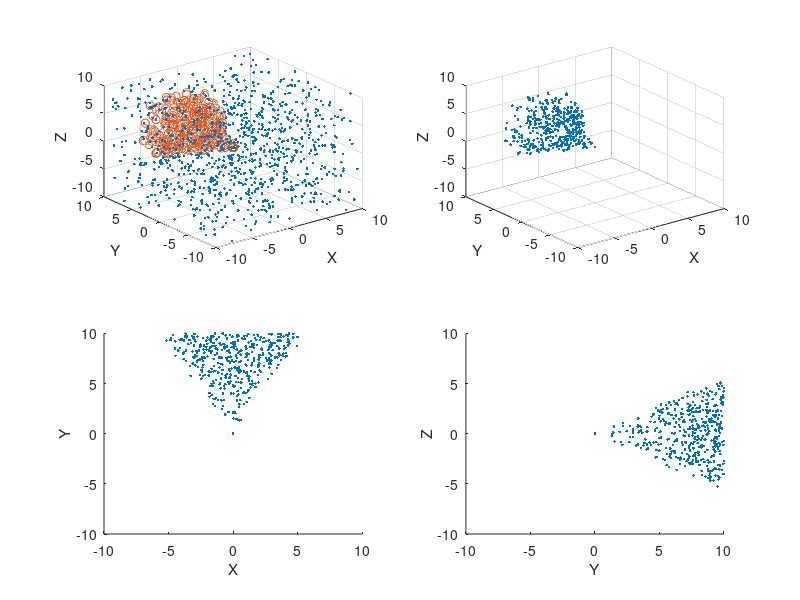

Recreate this plot in MATLAB.
clear;
close;
clc;
clf;

% Galaxies selection in 3D
% Assume observer at the origion
% Generation of random points within range
% These points are used as example of galaxies

range = 10;
size = 10000;
g_x = rand(1, size).*2.*range - range;
g_y = rand(1, size).*2.*range - range;
g_z = rand(1, size).*2.*range - range;

% Define the lightcone 
r_l = 2*range;
theta_l = pi/2;
phi_l = pi/2;
theta_o = pi/6;

axisRange = [-range, range];

% Reference Frame Rotation
% rotation around the z axis, clockwise by phi_i
g_x_bar = g_x .* cos(-phi_l) - g_y .* sin(-phi_l);
g_y_bar = g_x .* sin(-phi_l) + g_y .* cos(-phi_l);
g_z_bar = g_z;

% rotation around the y-axis, clockwise, by theta_i
% same as counter-clockwise by -theta_i
g_x_p = g_x_bar .* cos(-theta_l) + g_z_bar .* sin(-theta_l);
g_y_p = g_y_bar;
g_z_p = - g_x_bar .* sin(-theta_l) + g_z_bar .* cos(-theta_l);

% Convert it to sphereical polar 
g_r = sqrt(g_x_p .^ 2 + g_y_p .^ 2 + g_z_p .^ 2);
g_theta = real(acos(g_z_p ./ g_r));
% Don't need phi 

% Check and extract points inside the cone
g_x_inCone = [];
g_y_inCone = [];
g_z_inCone = [];
for i = 1:size
    if g_theta(i) <= theta_o
        g_x_inCone(i)  = g_x(i);
        g_y_inCone(i)  = g_y(i);
        g_z_inCone(i)  = g_z(i);
    end
end



% Main Plot 
subplot(2,2,1)
scatter3(g_x(1:0.1*size), g_y(1:0.1*size), g_z(1:0.1*size), '.');
hold on;
xlim(axisRange)
ylim(axisRange)
zlim(axisRange)
xlabel('X')
ylabel('Y')
zlabel('Z')

% plot galaxies inside the cone as red
scatter3(g_x_inCone, g_y_inCone, g_z_inCone, 'r.');
hold off;

subplot(2,2,2)
scatter3(g_x_inCone, g_y_inCone, g_z_inCone, '.');
xlim(axisRange)
ylim(axisRange)
zlim(axisRange)
xlabel('X')
ylabel('Y')
zlabel('Z')

subplot(2,2,3)
scatter(g_x_inCone, g_y_inCone, '.');
xlim(axisRange)
ylim(axisRange)
xlabel('X')
ylabel('Y')

subplot(2,2,4)
scatter(g_y_inCone, g_z_inCone, '.');
xlim(axisRange)
ylim(axisRange)
xlabel('Y')
ylabel('Z')





